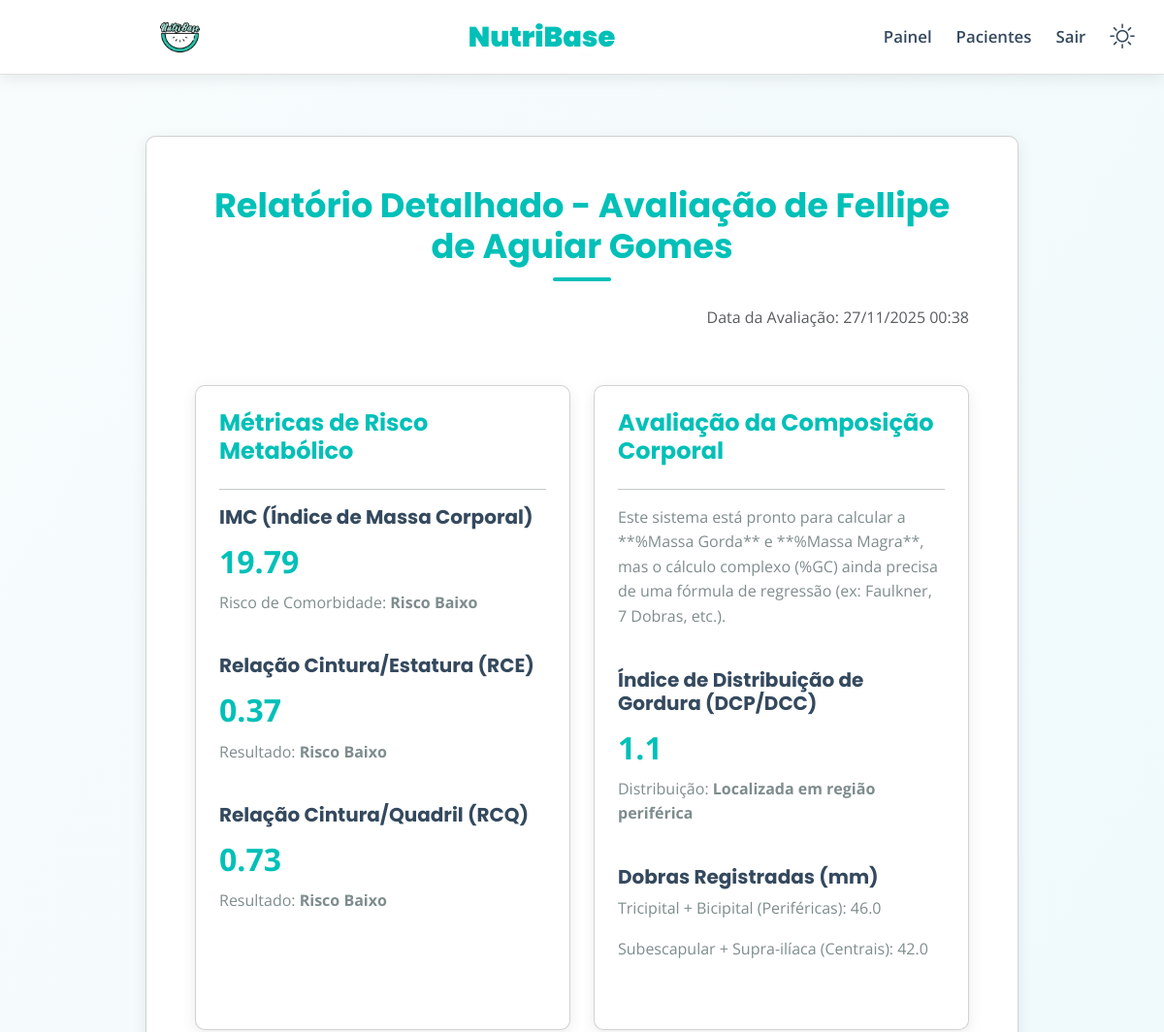
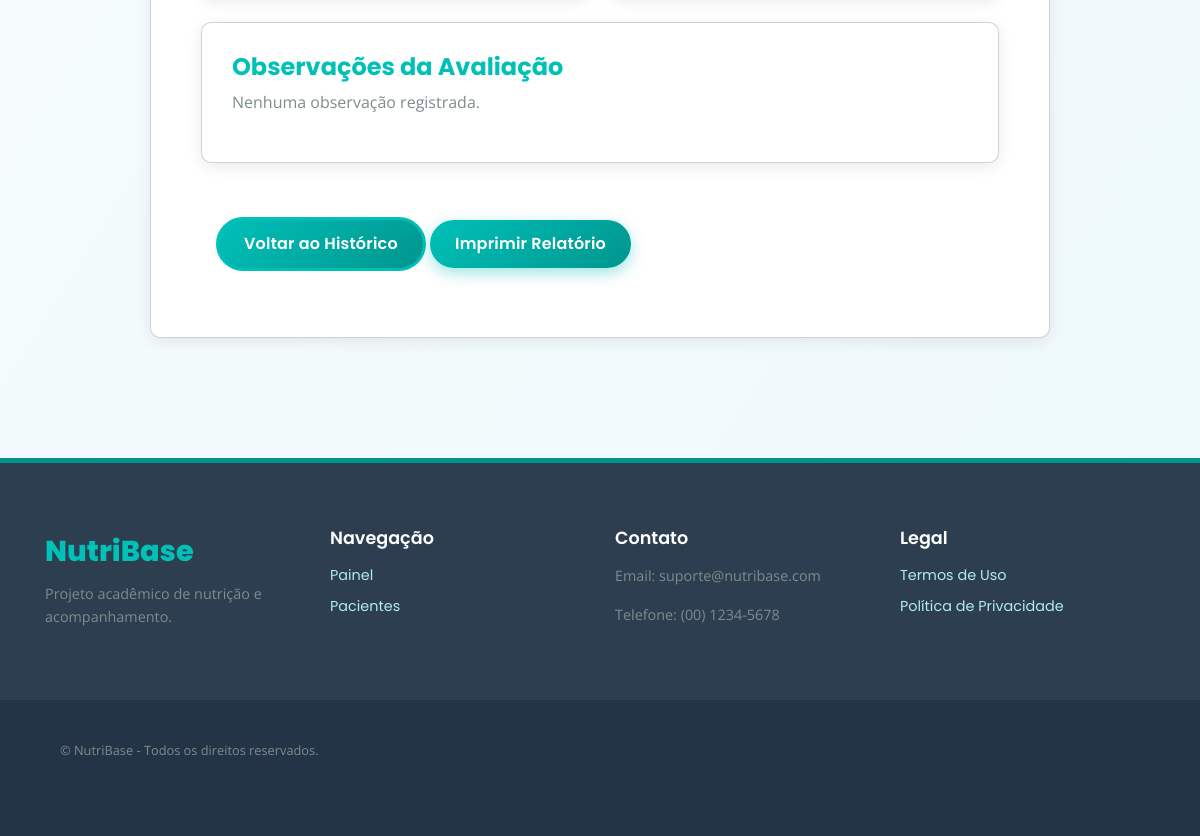
The app's page /avaliacoes/detalhes/2 (signed in) with its own data (2 pictures, top to bottom).
### models/paciente.py (models this page shows)
class Paciente(db.Model):
    __tablename__ = 'paciente'
    id = db.Column(db.Integer, primary_key=True)
    nome = db.Column(db.String(150), nullable=False)
    data_nascimento = db.Column(db.String(20))
    sexo = db.Column(db.String(10))
    contato = db.Column(db.String(120))
    objetivo = db.Column(db.String(200))
    historico = db.Column(db.Text)
    usuario_id = db.Column(db.Integer, db.ForeignKey('usuario.id'), nullable=False)
    avaliacoes = db.relationship('Avaliacao', backref='paciente', lazy=True)

### models/avaliacao.py (models this page shows)
class Avaliacao(db.Model):
    __tablename__ = 'avaliacao'
    id = db.Column(db.Integer, primary_key=True)
    data = db.Column(db.DateTime, default=func.now(), nullable=False)
    peso = db.Column(db.Float, nullable=False) # Kg
    altura = db.Column(db.Float, nullable=False) # cm
    perim_cintura = db.Column(db.Float) # PC
    perim_quadril = db.Column(db.Float) # PQ
    perim_pescoco = db.Column(db.Float) # PP
    perim_braco = db.Column(db.Float) # PB
    dc_tricipital = db.Column(db.Float)
    dc_bicipital = db.Column(db.Float)
    dc_subescapular = db.Column(db.Float)
    dc_suprailiaca = db.Column(db.Float)
    observacoes = db.Column(db.Text)
    paciente_id = db.Column(
        db.Integer,
        db.ForeignKey('paciente.id', ondelete='CASCADE'),
        nullable=False
    )
    @property
    def imc(self):
        if self.peso and self.altura:
            altura_m = self.altura / 100.0
            try:
                imc_valor = self.peso / (altura_m ** 2)
                return round(imc_valor, 2)
            except ZeroDivisionError:
                return 0.0
        return 0.0
    @property
    def classificacao_imc_risco(self):
        imc = self.imc
        if imc < 18.5: return "Baixo Risco"
        if 18.5 <= imc <= 24.99: return "Risco Baixo"
        if 25.00 <= imc <= 29.99: return "Risco Aumentado"
        if 30.00 <= imc <= 34.99: return "Moderado"
        if 35.00 <= imc <= 39.99: return "Grave"
        if imc >= 40.00: return "Muito Grave"
        return "-"
    @property
    def rce(self):
        if self.perim_cintura and self.altura:
            rce_valor = self.perim_cintura / self.altura
            return round(rce_valor, 2)
        return 0.0
    @property
    def classificacao_rce(self):
        if self.rce >= 0.5:
            return "Risco para Alterações Metabólicas (Elevado)"
        return "Risco Baixo"
    @property
    def rcq(self):
        if self.perim_cintura and self.perim_quadril:
            rcq_valor = self.perim_cintura / self.perim_quadril
            return round(rcq_valor, 2)
        return 0.0
    def classificacao_rcq(self, sexo):
        rcq = self.rcq
        if sexo == 'Feminino':
            return "Maior que 0,85 - Risco de Gordura Abdominal" if rcq > 0.85 else "Risco Baixo"
        if sexo == 'Masculino':
            return "Maior que 1,0 - Risco de Gordura Abdominal" if rcq > 1.0 else "Risco Baixo"
        return "Sexo não definido"
    @property
    def soma_dobras_centrais(self):
        return (self.dc_subescapular or 0) + (self.dc_suprailiaca or 0)
    @property
    def soma_dobras_perifericas(self):
        return (self.dc_tricipital or 0) + (self.dc_bicipital or 0)
    @property
    def idc_dcp_dcc(self):
        if self.soma_dobras_centrais > 0:
            idc = self.soma_dobras_perifericas / self.soma_dobras_centrais
            return round(idc, 2)
        return 0.0
    def classificacao_idc(self):
        idc = self.idc_dcp_dcc
        if idc > 1:
            return "Localizada em região periférica"
        if idc < 1:
            return "Localizada em região central"
        return "Distribuição Balanceada"

### routes/avaliacoes.py (the view)
@avaliacoes_bp.route('/detalhes/<int:id>', methods=['GET'])
def exibir_avaliacao(id): #<----------------------------------ESTA FUNÇÃO É O ENDPOINT
    if not session.get('user_id'):
        return redirect(url_for('usuarios.login_page'))
    avaliacao = Avaliacao.query.get_or_404(id)
    paciente = Paciente.query.get_or_404(avaliacao.paciente_id)
    if paciente.usuario_id != session.get('user_id'):
        flash("Acesso negado.", "error")
        return redirect(url_for('pacientes.listar_pacientes'))
    return render_template('relatorio_paciente.html',
                           avaliacao=avaliacao,
                           paciente=paciente)

### templates/relatorio_paciente.html (shortened to what this page needs)
{% extends 'base.html' %}
{% block content %}
<div class="card report-card">
    <h2 class="section-title">Relatório Detalhado - Avaliação de {{ paciente.nome }}</h2>
    <p class="text-muted text-end">Data da Avaliação: {{ avaliacao.data.strftime('%d/%m/%Y %H:%M') }}</p>
    <div class="row g-4 mt-3">
        <div class="col-lg-6">
            <div class="card p-4 h-100 summary-block">
                <h4 style="color: var(--primary-blue);">Métricas de Risco Metabólico</h4>
                <hr>
                <div class="metric-item">
                    <h5>IMC (Índice de Massa Corporal)</h5>
                    <p class="result-value">{{ avaliacao.imc }}</p>
                    <p class="result-classification">Risco de Comorbidade: <strong>{{ avaliacao.classificacao_imc_risco }}</strong></p>
                </div>
                <div class="metric-item mt-4">
                    <h5>Relação Cintura/Estatura (RCE)</h5>
                    <p class="result-value">{{ avaliacao.rce }}</p>
                    <p class="result-classification">Resultado: <strong>{{ avaliacao.classificacao_rce }}</strong></p>
                </div>
                <div class="metric-item mt-4">
                    <h5>Relação Cintura/Quadril (RCQ)</h5>
                    <p class="result-value">{{ avaliacao.rcq }}</p>
                    <p class="result-classification">Resultado:
                        <strong>{{ avaliacao.classificacao_rcq(paciente.sexo) }}</strong>
                    </p>
                </div>
            </div>
        </div>
        <div class="col-lg-6">
             <div class="card p-4 h-100 composition-block">
                <h4 style="color: var(--primary-blue);">Avaliação da Composição Corporal</h4>
                <hr>
                <p>Este sistema está pronto para calcular a **%Massa Gorda** e **%Massa Magra**, mas o cálculo complexo (%GC) ainda precisa de uma fórmula de regressão (ex: Faulkner, 7 Dobras, etc.).</p>
                <div class="metric-item mt-4">
                    <h5>Índice de Distribuição de Gordura (DCP/DCC)</h5>
                    <p class="result-value">{{ avaliacao.idc_dcp_dcc }}</p>
                    <p class="result-classification">Distribuição: <strong>{{ avaliacao.classificacao_idc() }}</strong></p>
                </div>
                <h5 class="mt-4">Dobras Registradas (mm)</h5>
                <p>Tricipital + Bicipital (Periféricas): {{ avaliacao.soma_dobras_perifericas }}</p>
                <p>Subescapular + Supra-ilíaca (Centrais): {{ avaliacao.soma_dobras_centrais }}</p>
             </div>
        </div>
    </div>
    <div class="card mt-4">
        <h4 style="color: var(--primary-blue);">Observações da Avaliação</h4>
        <p>{{ avaliacao.observacoes or 'Nenhuma observação registrada.' }}</p>
    </div>
    <p class="mt-4">
        <a class="btn btn-secondary" href="{{ url_for('avaliacoes.listar_avaliacoes', paciente_id=paciente.id) }}">Voltar ao Histórico</a>
        <button onclick="window.print()" class="btn">Imprimir Relatório</button>
    </p>
</div>
{% endblock %}

### static/css/style.css (style rules this page uses)
:root { --primary-blue: #00c0b8; --primary-blue-dark: #00968e; --dark-primary-blue: #28c0a8; --dark-primary-blue-dark: #199480; --light-text: #34495e; --light-text-medium: #7f8c8d; --light-bg-body: #f4f7fa; --light-bg-card: #ffffff; --light-border: #e0e0e0; --light-shadow: 0 4px 15px rgba(0, 0, 0, 0.08); --light-table-strip: #f7f9fb; --light-table-hover: #eaf3ff; --light-gradient-start: #f8fcfd; --light-gradient-end: #edf9fb; --light-footer-bg: #2c3e50; --light-footer-text: #ecf0f1; --dark-text: #ecf0f1; --dark-text-medium: #bdc3c7; --dark-bg-body: #1e272e; --dark-bg-card: #2c3e50; --dark-border: #4a6372; --dark-shadow: 0 8px 25px rgba(0, 0, 0, 0.5); --dark-table-strip: #222d3a; --dark-table-hover: #29384d; --dark-footer-bg: #1e272e; --dark-footer-text: #ecf0f1; --bg-hero-image-url: url('/static/backgroundimage.png'); --text-color: var(--light-text); --text-medium-color: var(--light-text-medium); --bg-body: var(--light-bg-body); --bg-card: var(--light-bg-card); --border-color: var(--light-border); --shadow-color: var(--light-shadow); --table-strip-color: var(--light-table-strip); --table-hover-color: var(--light-table-hover); --bg-gradient-start: var(--light-gradient-start); --bg-gradient-end: var(--light-gradient-end); --footer-bg: var(--light-footer-bg); --footer-text: var(--light-footer-text); --transition-speed: 0.3s ease-in-out; --border-radius-main: 10px; --border-radius-button: 50px; --max-width-content: 1300px; }
* { box-sizing: border-box; margin: 0; padding: 0; min-width: 0; transition: background-color 0.3s, color 0.3s, border-color 0.3s, box-shadow 0.3s; }
body { font-family: 'Poppins', 'Open Sans', sans-serif; background: linear-gradient(to bottom right, var(--bg-gradient-start), var(--bg-gradient-end)); color: var(--text-color); line-height: 1.6; -webkit-font-smoothing: antialiased; padding-top: 80px; width: 100vw; overflow-x: hidden; min-width: 0; }
h1, h2, h3, h4, h5, h6 { font-family: 'Poppins', sans-serif; font-weight: 700; color: var(--text-color); }
p { font-family: 'Open Sans', sans-serif; color: var(--text-medium-color); }
.card { background: var(--bg-card); border-radius: var(--border-radius-main); box-shadow: var(--shadow-color); padding: 30px; margin-bottom: 30px; transition: var(--transition-speed); }
.card h2 { color: var(--primary-blue); margin-bottom: 25px; text-align: center; position: relative; padding-bottom: 15px; }
.card h2::after { content: ''; position: absolute; left: 50%; bottom: 0; transform: translateX(-50%); width: 60px; height: 4px; background-color: var(--primary-blue); border-radius: 2px; }
.btn, .btn-secondary { display: inline-flex; align-items: center; justify-content: center; padding: 12px 25px; border: none; border-radius: var(--border-radius-button); cursor: pointer; font-family: 'Poppins', sans-serif; font-weight: 600; font-size: 1rem; letter-spacing: 0.2px; text-transform: none; transition: all var(--transition-speed); position: relative; z-index: 1; }
.btn { background: linear-gradient(135deg, var(--primary-blue) 0%, var(--primary-blue-dark) 100%); color: #ffffff !important; box-shadow: 0 5px 15px rgba(0, 192, 184, 0.4); }
.btn-secondary { background: linear-gradient(135deg, var(--primary-blue) 0%, var(--primary-blue-dark) 100%); color: #ffffff !important; border: 3px solid var(--primary-blue); margin-left: 15px; box-shadow: none; }
.section-title { font-size: 2.2rem; color: var(--primary-blue); margin-bottom: 30px; text-align: center; padding-bottom: 15px; position: relative; }
.section-title::after { content: ''; position: absolute; left: 50%; bottom: 0; transform: translateX(-50%); width: 120px; height: 3px; background-color: var(--primary-blue); border-radius: 2px; }

### templates/relatorio_paciente.html (style rules this page uses)
.report-card { max-width: 900px; margin: 40px auto; padding: 50px; }
.result-value { font-size: 2rem; font-weight: 700; color: var(--primary-blue); margin-bottom: 5px; }

### records on screen
Paciente: nome "Fellipe de Aguiar Gomes", classificacao_rcq "Risco Baixo"
Avaliacao: data "27/11/2025 00:38", imc "19.79", classificacao_imc_risco "Risco Baixo", rce "0.37", classificacao_rce "Risco Baixo", rcq "0.73", idc_dcp_dcc "1.1", classificacao_idc "Localizada em região periférica", soma_dobras_perifericas "46.0", soma_dobras_centrais "42.0", observacoes "Nenhuma observação registrada."
